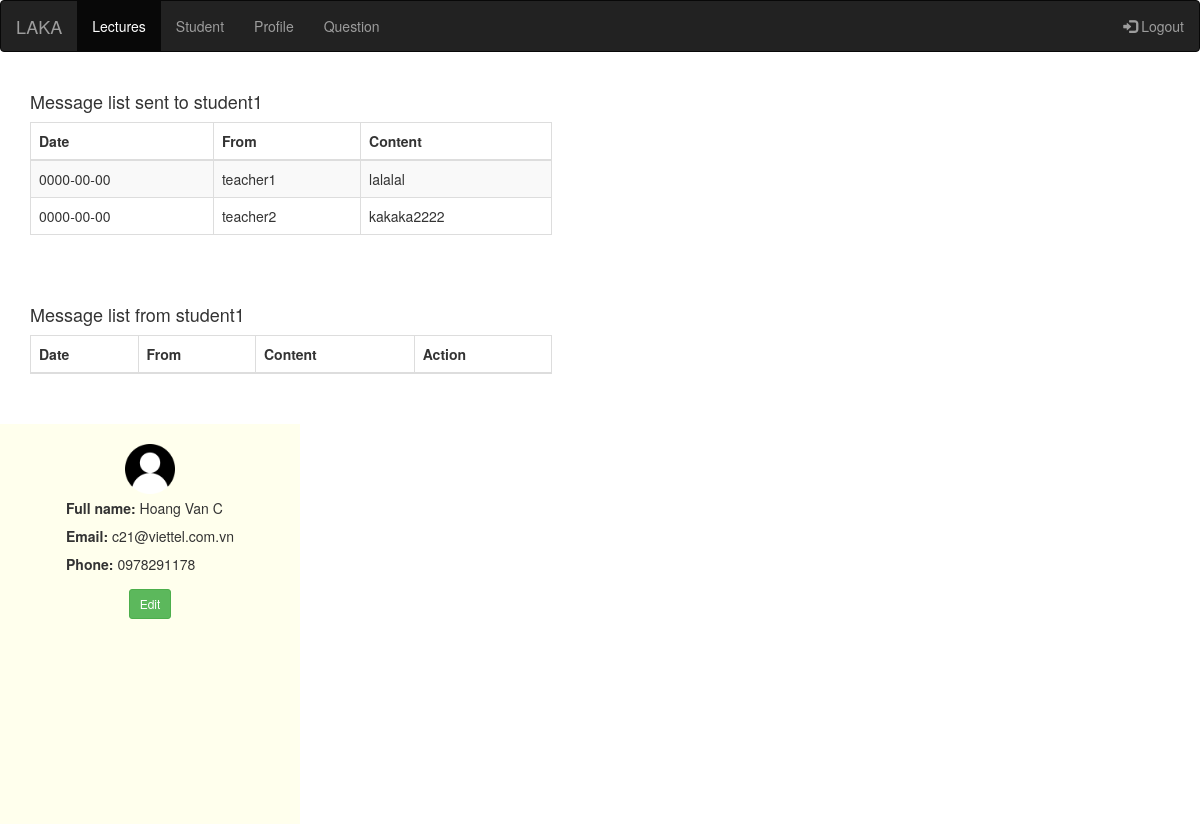
The page /stu_message.php (signed in) on the database its author committed.
### tables this page shows
CREATE TABLE `message` (
  `id` int(11) NOT NULL,
  `content` varchar(250) DEFAULT NULL,
  `date` date NOT NULL DEFAULT current_timestamp(),
  `from` varchar(50) NOT NULL,
  `to` varchar(50) NOT NULL
);

CREATE TABLE `user` (
  `id` int(11) NOT NULL,
  `username` varchar(50) NOT NULL,
  `password` varchar(32) NOT NULL,
  `role` int(11) NOT NULL,
  `fullname` varchar(100) NOT NULL,
  `email` varchar(100) NOT NULL,
  `phone` varchar(50) NOT NULL
);

### stu_message.php (the view, shortened to what this page needs)
<?php
  include 'stu_header.php';
?>
<!doctype html>
<html lang="en">
  <head>
    <link rel="stylesheet" href="https://maxcdn.bootstrapcdn.com/bootstrap/3.4.0/css/bootstrap.min.css">
</head>
<body>
  <div style="display: flex; margin: 20px">
    <div style="margin: 10px; width: 50%">
      <div style="width: 90%">
        <h4>Message list sent to <?=$_SESSION['username']; ?></h4>
        <table class="table table-bordered table-striped">
          <thead>
              <tr>
                  <th>Date</th>
                  <th>From</th>
                  <th>Content</th>
              </tr>
          </thead>
          <tbody>
          <?php
            if(isset($_SESSION['username'])) {
                $username = mysqli_real_escape_string($con, $_SESSION['username']);
                $query = "SELECT * FROM `message` WHERE `to` = '$username'";
                $query_run = mysqli_query($con, $query);
                if($query_run){
                  $numrows = mysqli_num_rows($query_run);
                  if($numrows > 0)
                  {
                      foreach($query_run as $message1)
                      {
                          ?>
                          <tr>
                              <td><?= $message1['date']; ?></td>
                              <td><?= $message1['from']; ?></td>
                              <td><?= $message1['content']; ?></td>
                          </tr>
                    <?php
                    }
                  }
                } else{
                    echo "<h5> No Record Found </h5>";
                }
            }
          ?>
          </tbody>
        </table>
      </div>
    </div>
  </div>
  <div style="display: flex; margin: 20px">
    <div style="margin: 10px; width: 50%">
      <div style="width: 90%">
        <h4>Message list from <?=$_SESSION['username']; ?></h4>
        <table class="table table-bordered table-striped">
          <thead>
              <tr>
                  <th>Date</th>
                  <th>From</th>
                  <th>Content</th>
                  <th>Action</th>
              </tr>
          </thead>
        </table>
      </div>
    </div>
  </div>
    <div style="width: 25%; background: #ffffebe3; padding: 20px; min-height: 400px">
      <div style="width: 50px; height: 50px; margin: auto">
          <img style="width: 50px; height: 50px" src="icon.png" alt="user-image">
      </div>
      <div style="line-height: 2; width: fit-content; margin: auto;">
        <?php
          if(isset($_SESSION['username'])){
            $username = mysqli_real_escape_string($con, $_SESSION['username']);
            $query = "SELECT * FROM user WHERE username = '$username' ";
            $query_run = mysqli_query($con, $query);
            $row = mysqli_fetch_assoc($query_run);
        ?>
          <div><b>Full name:</b> <?= $row['fullname']; ?></div>
          <div><b>Email:</b> <?= $row['email']; ?></div>
          <div style="margin-bottom: 10px"><b>Phone:</b> <?= $row['phone']; ?></div>
          <div style="text-align: center;">
            <a href="stu_update.php" class="btn btn-success btn-sm">Edit</a>
          </div>
      <?php }
      ?>
      </div>
  </div>
</body>
</html>

### rows shown on the page
message: date "0000-00-00", from "teacher1", content "lalalal"
message: date "0000-00-00", from "teacher2", content "kakaka2222"
user: fullname "Hoang Van C", email "c21@viettel.com.vn", phone "0978291178"

### other values the page prints
$_SESSION['username'] "student1"
